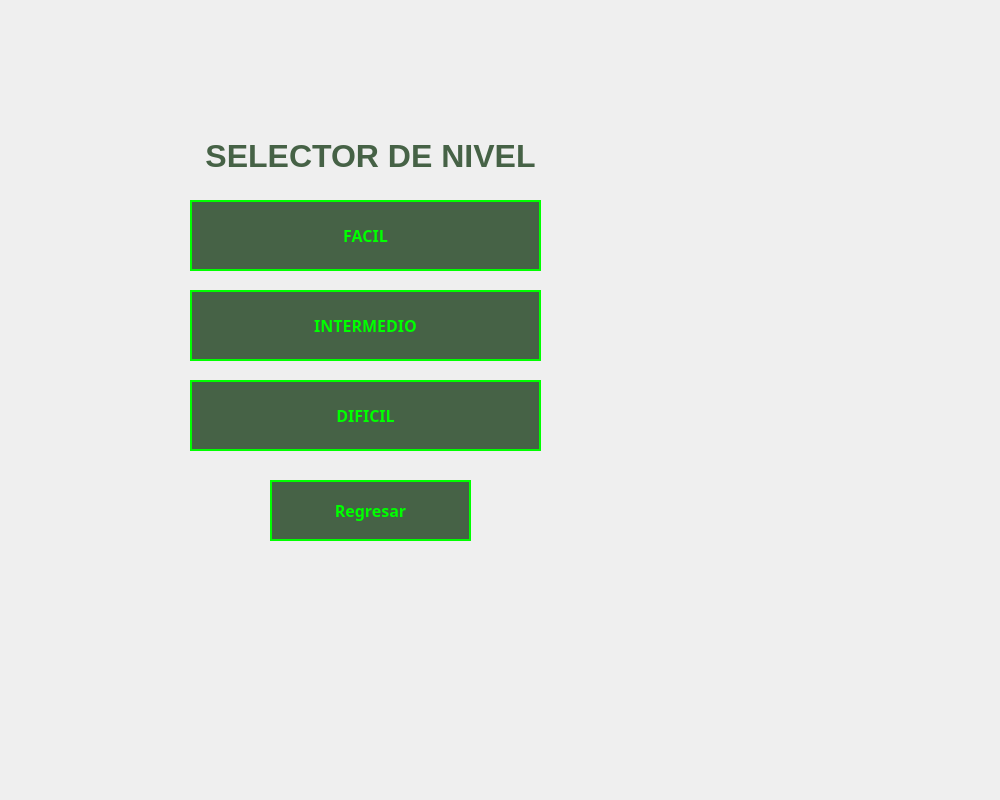
<?xml version="1.0" encoding="UTF-8"?>
<ui version="4.0">
 <class>frmmodehistoria</class>
 <widget class="QDialog" name="frmmodehistoria">
  <property name="geometry">
   <rect>
    <x>0</x>
    <y>0</y>
    <width>1000</width>
    <height>800</height>
   </rect>
  </property>
  <property name="windowTitle">
   <string>Dialog</string>
  </property>
  <property name="styleSheet">
   <string notr="true">QPushButton {
    background-color: rgba(0, 40, 0, 180);
    border: 2px solid #00FF00;             
    color: #00FF00;                       
    font-family: 'Press Start 2P';
	font-style:Bold;         
    padding: 10px;
    text-transform: uppercase;
}


QPushButton:hover {
    background-color: #004400;
    border-color: #55FF55;                
    color: #55FF55;
  
    box-shadow: 0 0 10px #00FF00; 
}


QPushButton:pressed {
    background-color: #00FF00;
    color: #050A05;                     
}

QLabel {
    color: rgba(0, 40, 0, 180);               
    font-family: 'Segoe UI';  
    font-style: Bold;                
    background: transparent;        
}</string>
  </property>
  <widget class="QLabel" name="label">
   <property name="geometry">
    <rect>
     <x>160</x>
     <y>130</y>
     <width>421</width>
     <height>51</height>
    </rect>
   </property>
   <property name="font">
    <font>
     <family>Segoe UI</family>
     <pointsize>24</pointsize>
     <bold>true</bold>
    </font>
   </property>
   <property name="text">
    <string>SELECTOR DE NIVEL</string>
   </property>
   <property name="alignment">
    <set>Qt::AlignmentFlag::AlignCenter</set>
   </property>
  </widget>
  <widget class="QPushButton" name="btnNivel3">
   <property name="geometry">
    <rect>
     <x>190</x>
     <y>380</y>
     <width>351</width>
     <height>71</height>
    </rect>
   </property>
   <property name="font">
    <font>
     <family>Press Start 2P</family>
     <pointsize>12</pointsize>
     <bold>true</bold>
    </font>
   </property>
   <property name="text">
    <string>DIFICIL</string>
   </property>
  </widget>
  <widget class="QPushButton" name="btnNivel2">
   <property name="geometry">
    <rect>
     <x>190</x>
     <y>290</y>
     <width>351</width>
     <height>71</height>
    </rect>
   </property>
   <property name="font">
    <font>
     <family>Press Start 2P</family>
     <pointsize>12</pointsize>
     <bold>true</bold>
    </font>
   </property>
   <property name="text">
    <string>INTERMEDIO</string>
   </property>
  </widget>
  <widget class="QPushButton" name="btnNivel1">
   <property name="geometry">
    <rect>
     <x>190</x>
     <y>200</y>
     <width>351</width>
     <height>71</height>
    </rect>
   </property>
   <property name="font">
    <font>
     <family>Press Start 2P</family>
     <pointsize>12</pointsize>
     <bold>true</bold>
    </font>
   </property>
   <property name="text">
    <string>FACIL</string>
   </property>
  </widget>
  <widget class="QPushButton" name="btnRegresar">
   <property name="geometry">
    <rect>
     <x>270</x>
     <y>480</y>
     <width>201</width>
     <height>61</height>
    </rect>
   </property>
   <property name="font">
    <font>
     <family>Press Start 2P</family>
     <pointsize>12</pointsize>
     <bold>true</bold>
    </font>
   </property>
   <property name="text">
    <string>Regresar</string>
   </property>
  </widget>
 </widget>
 <resources/>
 <connections/>
</ui>
